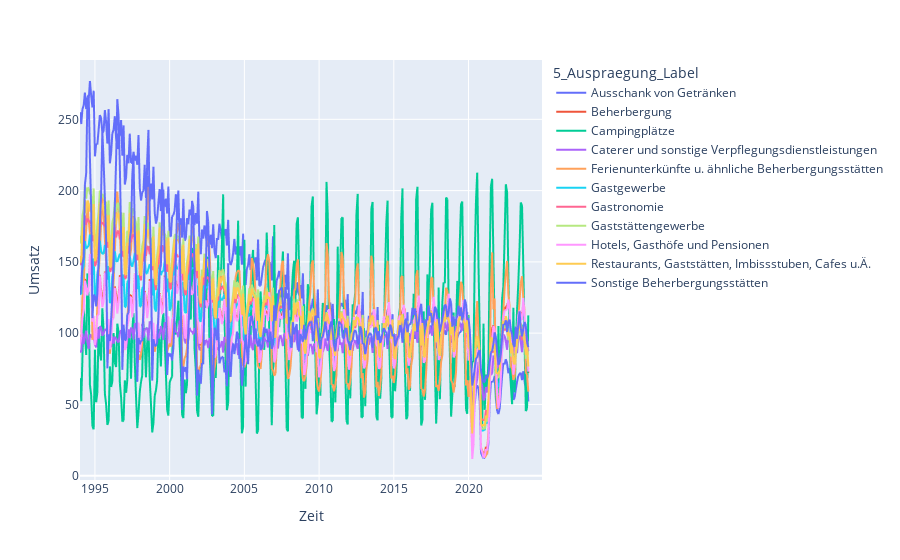

Notebook code cell kept with this figure:
### Code cell
px.line(data, y='Umsatz', x='Zeit', color='5_Auspraegung_Label')

### Figure 1 — Plotly figure (JSON) as saved in the notebook; plotly's stock layout.template omitted (floating-point values rounded to 4 significant figures; data arrays with more than 128 entries replaced by an {"elided": "..."} marker saying what was removed)
{"data": [{"hovertemplate": "5_Auspraegung_Label=Ausschank von Getränken<br>Zeit=%{x}<br>Umsatz=%{y}<extra></extra>", "legendgroup": "Ausschank von Getränken", "line": {"color": "#636efa", "dash": "solid"}, "marker": {"symbol": "circle"}, "mode": "lines", "name": "Ausschank von Getränken", "showlegend": true, "type": "scattergl", "x": {"elided": "372 str values"}, "xaxis": "x", "y": {"elided": "372 float values"}, "yaxis": "y"}, {"hovertemplate": "5_Auspraegung_Label=Beherbergung<br>Zeit=%{x}<br>Umsatz=%{y}<extra></extra>", "legendgroup": "Beherbergung", "line": {"color": "#EF553B", "dash": "solid"}, "marker": {"symbol": "circle"}, "mode": "lines", "name": "Beherbergung", "showlegend": true, "type": "scattergl", "x": {"elided": "372 str values"}, "xaxis": "x", "y": {"elided": "372 float values"}, "yaxis": "y"}, {"hovertemplate": "5_Auspraegung_Label=Campingplätze<br>Zeit=%{x}<br>Umsatz=%{y}<extra></extra>", "legendgroup": "Campingplätze", "line": {"color": "#00cc96", "dash": "solid"}, "marker": {"symbol": "circle"}, "mode": "lines", "name": "Campingplätze", "showlegend": true, "type": "scattergl", "x": {"elided": "372 str values"}, "xaxis": "x", "y": {"elided": "372 float values"}, "yaxis": "y"}, {"hovertemplate": "5_Auspraegung_Label=Caterer und sonstige Verpflegungsdienstleistungen<br>Zeit=%{x}<br>Umsatz=%{y}<extra></extra>", "legendgroup": "Caterer und sonstige Verpflegungsdienstleistungen", "line": {"color": "#ab63fa", "dash": "solid"}, "marker": {"symbol": "circle"}, "mode": "lines", "name": "Caterer und sonstige Verpflegungsdienstleistungen", "showlegend": true, "type": "scattergl", "x": {"elided": "372 str values"}, "xaxis": "x", "y": {"elided": "372 float values"}, "yaxis": "y"}, {"hovertemplate": "5_Auspraegung_Label=Ferienunterkünfte u. ähnliche Beherbergungsstätten<br>Zeit=%{x}<br>Umsatz=%{y}<extra></extra>", "legendgroup": "Ferienunterkünfte u. ähnliche Beherbergungsstätten", "line": {"color": "#FFA15A", "dash": "solid"}, "marker": {"symbol": "circle"}, "mode": "lines", "name": "Ferienunterkünfte u. ähnliche Beherbergungsstätten", "showlegend": true, "type": "scattergl", "x": {"elided": "372 str values"}, "xaxis": "x", "y": {"elided": "372 float values"}, "yaxis": "y"}, {"hovertemplate": "5_Auspraegung_Label=Gastgewerbe<br>Zeit=%{x}<br>Umsatz=%{y}<extra></extra>", "legendgroup": "Gastgewerbe", "line": {"color": "#19d3f3", "dash": "solid"}, "marker": {"symbol": "circle"}, "mode": "lines", "name": "Gastgewerbe", "showlegend": true, "type": "scattergl", "x": {"elided": "372 str values"}, "xaxis": "x", "y": {"elided": "372 float values"}, "yaxis": "y"}, {"hovertemplate": "5_Auspraegung_Label=Gastronomie<br>Zeit=%{x}<br>Umsatz=%{y}<extra></extra>", "legendgroup": "Gastronomie", "line": {"color": "#FF6692", "dash": "solid"}, "marker": {"symbol": "circle"}, "mode": "lines", "name": "Gastronomie", "showlegend": true, "type": "scattergl", "x": {"elided": "372 str values"}, "xaxis": "x", "y": {"elided": "372 float values"}, "yaxis": "y"}, {"hovertemplate": "5_Auspraegung_Label=Gaststättengewerbe<br>Zeit=%{x}<br>Umsatz=%{y}<extra></extra>", "legendgroup": "Gaststättengewerbe", "line": {"color": "#B6E880", "dash": "solid"}, "marker": {"symbol": "circle"}, "mode": "lines", "name": "Gaststättengewerbe", "showlegend": true, "type": "scattergl", "x": {"elided": "372 str values"}, "xaxis": "x", "y": {"elided": "372 float values"}, "yaxis": "y"}, {"hovertemplate": "5_Auspraegung_Label=Hotels, Gasthöfe und Pensionen<br>Zeit=%{x}<br>Umsatz=%{y}<extra></extra>", "legendgroup": "Hotels, Gasthöfe und Pensionen", "line": {"color": "#FF97FF", "dash": "solid"}, "marker": {"symbol": "circle"}, "mode": "lines", "name": "Hotels, Gasthöfe und Pensionen", "showlegend": true, "type": "scattergl", "x": {"elided": "372 str values"}, "xaxis": "x", "y": {"elided": "372 float values"}, "yaxis": "y"}, {"hovertemplate": "5_Auspraegung_Label=Restaurants, Gaststätten, Imbissstuben, Cafes u.Ä.<br>Zeit=%{x}<br>Umsatz=%{y}<extra></extra>", "legendgroup": "Restaurants, Gaststätten, Imbissstuben, Cafes u.Ä.", "line": {"color": "#FECB52", "dash": "solid"}, "marker": {"symbol": "circle"}, "mode": "lines", "name": "Restaurants, Gaststätten, Imbissstuben, Cafes u.Ä.", "showlegend": true, "type": "scattergl", "x": {"elided": "372 str values"}, "xaxis": "x", "y": {"elided": "372 float values"}, "yaxis": "y"}, {"hovertemplate": "5_Auspraegung_Label=Sonstige Beherbergungsstätten<br>Zeit=%{x}<br>Umsatz=%{y}<extra></extra>", "legendgroup": "Sonstige Beherbergungsstätten", "line": {"color": "#636efa", "dash": "solid"}, "marker": {"symbol": "circle"}, "mode": "lines", "name": "Sonstige Beherbergungsstätten", "showlegend": true, "type": "scattergl", "x": {"elided": "372 str values"}, "xaxis": "x", "y": {"elided": "372 float values"}, "yaxis": "y"}], "layout": {"legend": {"title": {"text": "5_Auspraegung_Label"}, "tracegroupgap": 0}, "margin": {"t": 60}, "xaxis": {"anchor": "y", "domain": [0, 1], "title": {"text": "Zeit"}}, "yaxis": {"anchor": "x", "domain": [0, 1], "title": {"text": "Umsatz"}}}}
